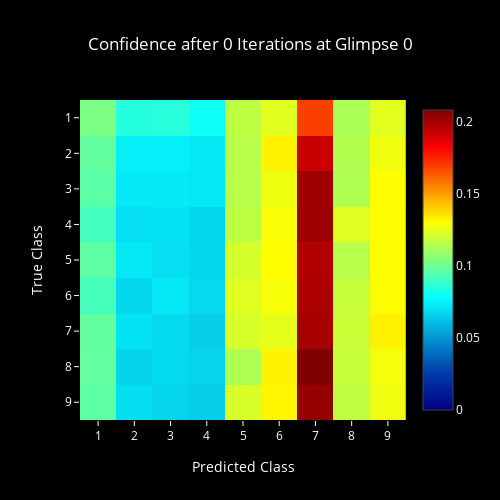
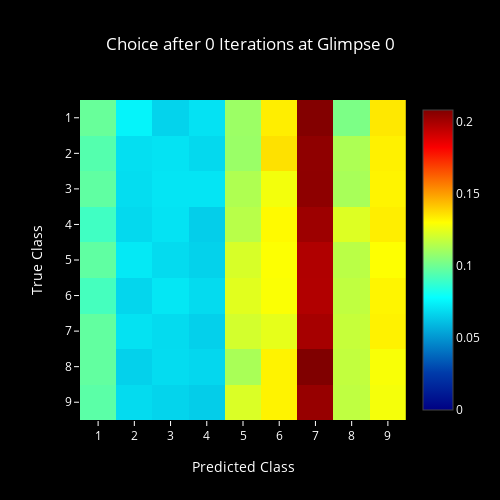
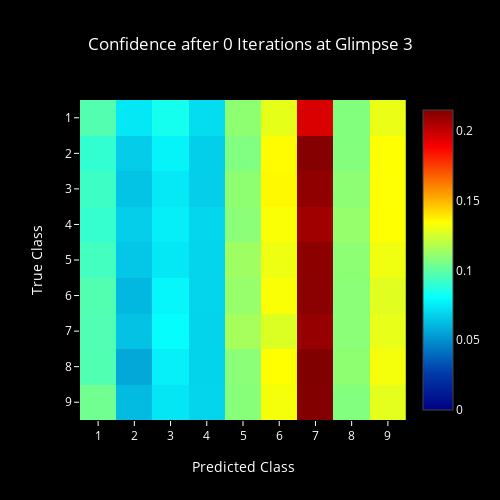
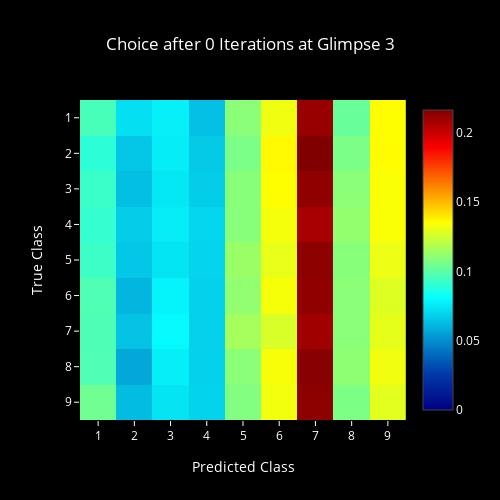

The code cell stored with these charts, in order, in its notebook:
### Code cell
for i, it in enumerate(iter_list):
    for g, glimpse in enumerate(glimpse_list):
        plot_confidence(i, it, g, glimpse)
        plot_choice(i, it, g, glimpse)

### Figure 1 — Plotly figure (JSON) as saved in the notebook; plotly's stock layout.template omitted (floating-point values rounded to 4 significant figures)
{"data": [{"colorscale": "Jet", "type": "heatmap", "z": [[0, 0, 0, 0, 0, 0, 0, 0, 0, 0], [0, 0.103, 0.08465, 0.08535, 0.08002, 0.1165, 0.124, 0.1695, 0.1129, 0.1242], [0, 0.0977, 0.07392, 0.07448, 0.07225, 0.1152, 0.1326, 0.1925, 0.1141, 0.1273], [0, 0.09602, 0.07256, 0.07246, 0.07164, 0.1155, 0.1268, 0.2017, 0.1134, 0.1299], [0, 0.09084, 0.06989, 0.07056, 0.06738, 0.1165, 0.1291, 0.202, 0.1234, 0.1304], [0, 0.09662, 0.07191, 0.06957, 0.06746, 0.1214, 0.1301, 0.1976, 0.1154, 0.13], [0, 0.09158, 0.0678, 0.07203, 0.06807, 0.1237, 0.1287, 0.199, 0.1184, 0.1308], [0, 0.09762, 0.07063, 0.0683, 0.06491, 0.122, 0.1247, 0.2002, 0.1189, 0.1327], [0, 0.09796, 0.06631, 0.06828, 0.06696, 0.1135, 0.1324, 0.2083, 0.1183, 0.128], [0, 0.09646, 0.06942, 0.06682, 0.0651, 0.122, 0.1321, 0.2039, 0.1171, 0.1271]]}], "layout": {"font": {"color": "#FFF"}, "height": 500, "paper_bgcolor": "#000", "plot_bgcolor": "#000", "title": "Confidence after 0 Iterations at Glimpse 0", "titlefont": {"color": "#FFF"}, "width": 500, "xaxis": {"dtick": 1, "range": [0.5, 9.5], "tickcolor": "#FFF", "title": "Predicted Class"}, "yaxis": {"dtick": 1, "range": [9.5, 0.5], "tickcolor": "#FFF", "title": "True Class"}}}

### Figure 2 — Plotly figure (JSON) as saved in the notebook; plotly's stock layout.template omitted (floating-point values rounded to 4 significant figures)
{"data": [{"colorscale": "Jet", "type": "heatmap", "z": [[0, 0, 0, 0, 0, 0, 0, 0, 0, 0], [0, 0.0988, 0.0752, 0.0665, 0.0705, 0.1097, 0.1337, 0.2077, 0.1029, 0.135], [0, 0.0947, 0.0695, 0.0707, 0.0679, 0.1093, 0.1364, 0.2053, 0.1131, 0.1331], [0, 0.0971, 0.0691, 0.0713, 0.0713, 0.1136, 0.1277, 0.2054, 0.1121, 0.1324], [0, 0.0904, 0.068, 0.0707, 0.0651, 0.1154, 0.1312, 0.2023, 0.1232, 0.1337], [0, 0.0972, 0.0722, 0.0686, 0.0661, 0.122, 0.1298, 0.1981, 0.1159, 0.1301], [0, 0.0915, 0.0673, 0.0717, 0.0686, 0.1241, 0.1295, 0.1979, 0.1172, 0.1322], [0, 0.0976, 0.0704, 0.0686, 0.0657, 0.1211, 0.125, 0.2003, 0.1184, 0.1329], [0, 0.0976, 0.0659, 0.0687, 0.0675, 0.1124, 0.1328, 0.2084, 0.1176, 0.1291], [0, 0.0961, 0.0686, 0.0666, 0.0648, 0.1225, 0.1328, 0.2035, 0.1169, 0.1282]]}], "layout": {"font": {"color": "#FFF"}, "height": 500, "paper_bgcolor": "#000", "plot_bgcolor": "#000", "title": "Choice after 0 Iterations at Glimpse 0", "titlefont": {"color": "#FFF"}, "width": 500, "xaxis": {"dtick": 1, "range": [0.5, 9.5], "tickcolor": "#FFF", "title": "Predicted Class"}, "yaxis": {"dtick": 1, "range": [9.5, 0.5], "tickcolor": "#FFF", "title": "True Class"}}}

### Figure 3 — Plotly figure (JSON) as saved in the notebook; plotly's stock layout.template omitted (floating-point values rounded to 4 significant figures)
{"data": [{"colorscale": "Jet", "type": "heatmap", "z": [[0, 0, 0, 0, 0, 0, 0, 0, 0, 0], [0, 0.09751, 0.07416, 0.08419, 0.07125, 0.1103, 0.129, 0.1957, 0.1078, 0.13], [0, 0.09024, 0.06662, 0.07748, 0.06738, 0.107, 0.1352, 0.214, 0.108, 0.1341], [0, 0.09269, 0.06432, 0.07449, 0.06727, 0.1104, 0.1357, 0.2114, 0.1097, 0.134], [0, 0.09103, 0.06712, 0.07617, 0.06926, 0.1094, 0.1333, 0.208, 0.1117, 0.1341], [0, 0.094, 0.06526, 0.07392, 0.06903, 0.1137, 0.1306, 0.2122, 0.1099, 0.1313], [0, 0.09719, 0.06104, 0.07813, 0.0687, 0.1119, 0.1334, 0.2126, 0.1092, 0.1277], [0, 0.09668, 0.06384, 0.08006, 0.06843, 0.1152, 0.1269, 0.2103, 0.1094, 0.1291], [0, 0.09691, 0.05675, 0.07657, 0.0685, 0.1093, 0.1343, 0.215, 0.1104, 0.1322], [0, 0.1038, 0.06196, 0.07381, 0.06878, 0.1088, 0.1323, 0.2144, 0.1076, 0.1286]]}], "layout": {"font": {"color": "#FFF"}, "height": 500, "paper_bgcolor": "#000", "plot_bgcolor": "#000", "title": "Confidence after 0 Iterations at Glimpse 3", "titlefont": {"color": "#FFF"}, "width": 500, "xaxis": {"dtick": 1, "range": [0.5, 9.5], "tickcolor": "#FFF", "title": "Predicted Class"}, "yaxis": {"dtick": 1, "range": [9.5, 0.5], "tickcolor": "#FFF", "title": "True Class"}}}

### Figure 4 — Plotly figure (JSON) as saved in the notebook; plotly's stock layout.template omitted (floating-point values rounded to 4 significant figures)
{"data": [{"colorscale": "Jet", "type": "heatmap", "z": [[0, 0, 0, 0, 0, 0, 0, 0, 0, 0], [0, 0.0957, 0.0722, 0.077, 0.0638, 0.1101, 0.1321, 0.2111, 0.1025, 0.1355], [0, 0.0895, 0.0653, 0.0761, 0.0665, 0.1069, 0.1368, 0.2164, 0.1068, 0.1357], [0, 0.0926, 0.0635, 0.0748, 0.0672, 0.1096, 0.1355, 0.2128, 0.1099, 0.1341], [0, 0.0911, 0.067, 0.076, 0.0698, 0.1094, 0.133, 0.2075, 0.112, 0.1342], [0, 0.0931, 0.0657, 0.0738, 0.0695, 0.1135, 0.1303, 0.2136, 0.1094, 0.1311], [0, 0.0972, 0.0609, 0.0777, 0.0685, 0.1114, 0.1335, 0.2127, 0.1101, 0.128], [0, 0.0967, 0.0642, 0.0798, 0.0681, 0.1157, 0.1269, 0.2091, 0.1097, 0.1298], [0, 0.0973, 0.0566, 0.0766, 0.0686, 0.1099, 0.1335, 0.2144, 0.1109, 0.1322], [0, 0.104, 0.0627, 0.0736, 0.069, 0.1082, 0.1325, 0.2138, 0.107, 0.1292]]}], "layout": {"font": {"color": "#FFF"}, "height": 500, "paper_bgcolor": "#000", "plot_bgcolor": "#000", "title": "Choice after 0 Iterations at Glimpse 3", "titlefont": {"color": "#FFF"}, "width": 500, "xaxis": {"dtick": 1, "range": [0.5, 9.5], "tickcolor": "#FFF", "title": "Predicted Class"}, "yaxis": {"dtick": 1, "range": [9.5, 0.5], "tickcolor": "#FFF", "title": "True Class"}}}
